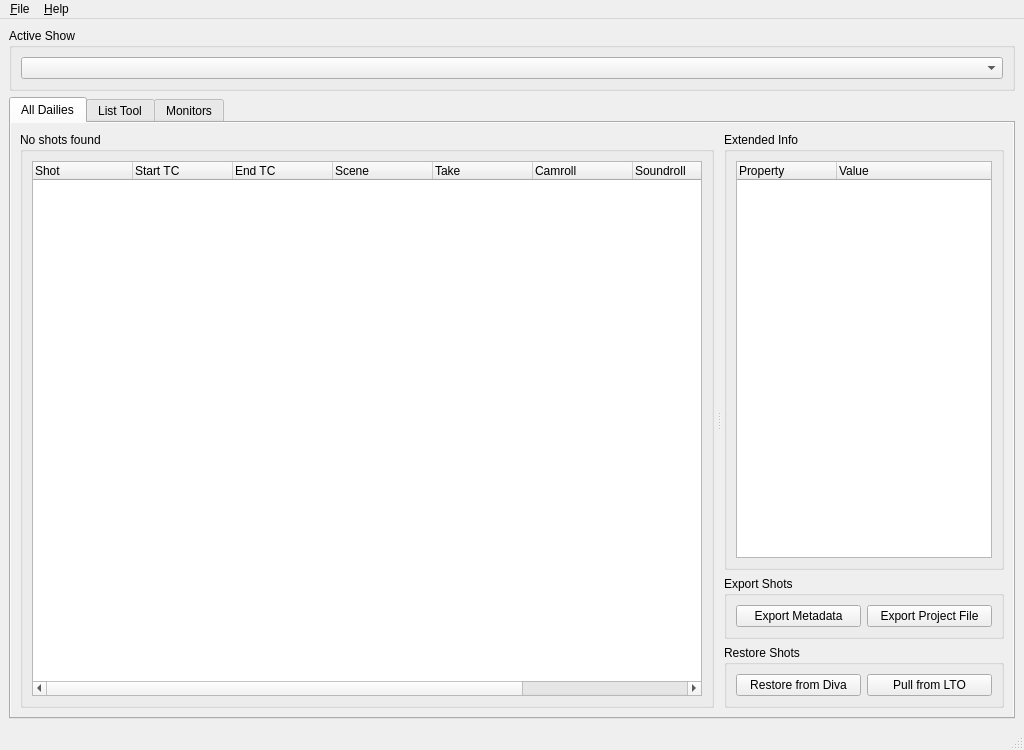
<?xml version="1.0" encoding="UTF-8"?>
<ui version="4.0">
 <author>Michael Jordan</author>
 <class>MainWindow</class>
 <widget class="QMainWindow" name="MainWindow">
  <property name="geometry">
   <rect>
    <x>0</x>
    <y>0</y>
    <width>1024</width>
    <height>750</height>
   </rect>
  </property>
  <property name="windowTitle">
   <string>Deep Worm</string>
  </property>
  <property name="unifiedTitleAndToolBarOnMac">
   <bool>false</bool>
  </property>
  <widget class="QWidget" name="centralwidget">
   <layout class="QVBoxLayout" name="verticalLayout_2">
    <item>
     <widget class="QGroupBox" name="groupBox">
      <property name="title">
       <string>Active Show</string>
      </property>
      <layout class="QVBoxLayout" name="verticalLayout">
       <item>
        <widget class="QComboBox" name="comboBox"/>
       </item>
      </layout>
     </widget>
    </item>
    <item>
     <widget class="QTabWidget" name="tabWidget">
      <property name="autoFillBackground">
       <bool>true</bool>
      </property>
      <property name="currentIndex">
       <number>0</number>
      </property>
      <widget class="QWidget" name="tab">
       <property name="autoFillBackground">
        <bool>true</bool>
       </property>
       <attribute name="title">
        <string>All Dailies</string>
       </attribute>
       <layout class="QVBoxLayout" name="verticalLayout_4">
        <item>
         <widget class="QSplitter" name="splitter">
          <property name="sizePolicy">
           <sizepolicy hsizetype="Expanding" vsizetype="Preferred">
            <horstretch>0</horstretch>
            <verstretch>0</verstretch>
           </sizepolicy>
          </property>
          <property name="lineWidth">
           <number>3</number>
          </property>
          <property name="midLineWidth">
           <number>3</number>
          </property>
          <property name="orientation">
           <enum>Qt::Horizontal</enum>
          </property>
          <property name="handleWidth">
           <number>10</number>
          </property>
          <widget class="QGroupBox" name="groupBox_2">
           <property name="sizePolicy">
            <sizepolicy hsizetype="Expanding" vsizetype="Preferred">
             <horstretch>1</horstretch>
             <verstretch>0</verstretch>
            </sizepolicy>
           </property>
           <property name="title">
            <string>No shots found</string>
           </property>
           <layout class="QVBoxLayout" name="verticalLayout_7">
            <item>
             <widget class="QTreeWidget" name="treeWidget">
              <column>
               <property name="text">
                <string>Shot</string>
               </property>
              </column>
              <column>
               <property name="text">
                <string>Start TC</string>
               </property>
              </column>
              <column>
               <property name="text">
                <string>End TC</string>
               </property>
              </column>
              <column>
               <property name="text">
                <string>Scene</string>
               </property>
              </column>
              <column>
               <property name="text">
                <string>Take</string>
               </property>
              </column>
              <column>
               <property name="text">
                <string>Camroll</string>
               </property>
              </column>
              <column>
               <property name="text">
                <string>Soundroll</string>
               </property>
              </column>
              <column>
               <property name="text">
                <string>On Diva</string>
               </property>
              </column>
              <column>
               <property name="text">
                <string>On LTO</string>
               </property>
              </column>
             </widget>
            </item>
           </layout>
          </widget>
          <widget class="QWidget" name="verticalLayoutWidget">
           <layout class="QVBoxLayout" name="verticalLayout_3">
            <item>
             <widget class="QGroupBox" name="groupBox_3">
              <property name="sizePolicy">
               <sizepolicy hsizetype="Expanding" vsizetype="Preferred">
                <horstretch>0</horstretch>
                <verstretch>0</verstretch>
               </sizepolicy>
              </property>
              <property name="title">
               <string>Extended Info</string>
              </property>
              <layout class="QVBoxLayout" name="verticalLayout_6">
               <item>
                <widget class="QTreeWidget" name="treeWidget_2">
                 <column>
                  <property name="text">
                   <string>Property</string>
                  </property>
                 </column>
                 <column>
                  <property name="text">
                   <string>Value</string>
                  </property>
                 </column>
                </widget>
               </item>
              </layout>
             </widget>
            </item>
            <item>
             <widget class="QGroupBox" name="groupBox_4">
              <property name="title">
               <string>Export Shots</string>
              </property>
              <layout class="QHBoxLayout" name="horizontalLayout">
               <item>
                <widget class="QPushButton" name="pushButton">
                 <property name="text">
                  <string>Export Metadata</string>
                 </property>
                </widget>
               </item>
               <item>
                <widget class="QPushButton" name="pushButton_2">
                 <property name="text">
                  <string>Export Project File</string>
                 </property>
                </widget>
               </item>
              </layout>
             </widget>
            </item>
            <item>
             <widget class="QGroupBox" name="groupBox_5">
              <property name="title">
               <string>Restore Shots</string>
              </property>
              <layout class="QHBoxLayout" name="horizontalLayout_2">
               <item>
                <widget class="QPushButton" name="pushButton_3">
                 <property name="text">
                  <string>Restore from Diva</string>
                 </property>
                </widget>
               </item>
               <item>
                <widget class="QPushButton" name="pushButton_4">
                 <property name="text">
                  <string>Pull from LTO</string>
                 </property>
                </widget>
               </item>
              </layout>
             </widget>
            </item>
           </layout>
          </widget>
         </widget>
        </item>
       </layout>
      </widget>
      <widget class="QWidget" name="tab_2">
       <attribute name="title">
        <string>List Tool</string>
       </attribute>
      </widget>
      <widget class="QWidget" name="tab_3">
       <attribute name="title">
        <string>Monitors</string>
       </attribute>
      </widget>
     </widget>
    </item>
   </layout>
  </widget>
  <widget class="QMenuBar" name="menubar">
   <property name="geometry">
    <rect>
     <x>0</x>
     <y>0</y>
     <width>1024</width>
     <height>21</height>
    </rect>
   </property>
   <widget class="QMenu" name="menu_File">
    <property name="title">
     <string>&amp;File</string>
    </property>
   </widget>
   <widget class="QMenu" name="menu_Help">
    <property name="title">
     <string>&amp;Help</string>
    </property>
   </widget>
   <addaction name="menu_File"/>
   <addaction name="menu_Help"/>
  </widget>
  <widget class="QStatusBar" name="statusbar">
   <property name="acceptDrops">
    <bool>false</bool>
   </property>
   <property name="sizeGripEnabled">
    <bool>true</bool>
   </property>
  </widget>
 </widget>
 <tabstops>
  <tabstop>comboBox</tabstop>
  <tabstop>tabWidget</tabstop>
  <tabstop>treeWidget</tabstop>
  <tabstop>treeWidget_2</tabstop>
  <tabstop>pushButton</tabstop>
  <tabstop>pushButton_2</tabstop>
  <tabstop>pushButton_3</tabstop>
  <tabstop>pushButton_4</tabstop>
 </tabstops>
 <resources/>
 <connections/>
</ui>
